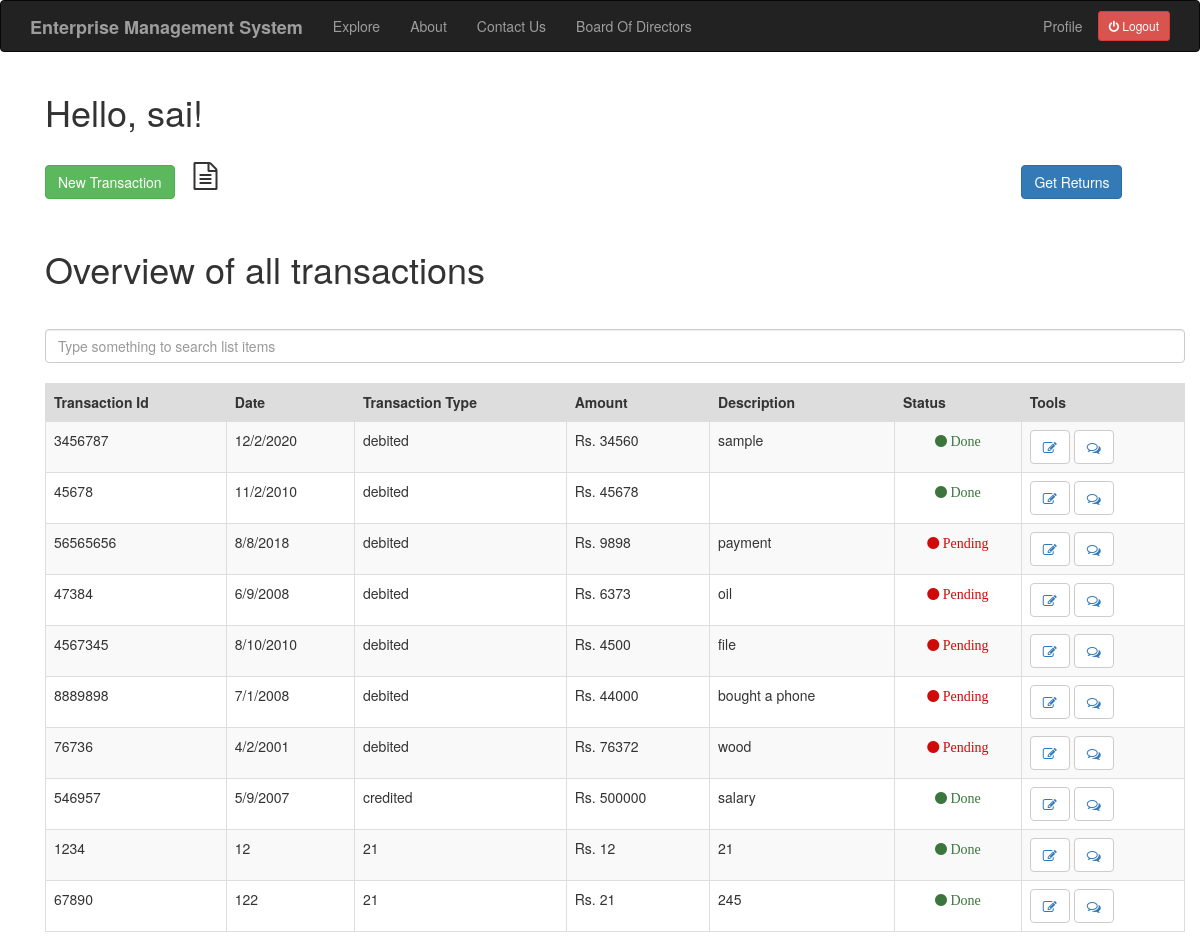
The page /index (signed in) on the database its author committed.
### app/models.py (models this page shows, shortened)
class User(UserMixin,db.Model):
    id = db.Column(db.Integer,primary_key=True)
    username = db.Column(db.String(64), index=True,unique=True)
    email = db.Column(db.String(120),index=True,unique=True)
    password_hash = db.Column(db.String(128))
    job = db.Column(db.String(64))
    company = db.Column(db.String(64))
    designation = db.Column(db.String(64))
    posts = db.relationship('Post',backref='author',lazy='dynamic')
    comment = db.relationship('Comment',backref='comment_by',lazy='dynamic')
    about_me = db.Column(db.String(140))
    facebook = db.Column(db.String(64))
    twitter = db.Column(db.String(64))
    linkedin = db.Column(db.String(64))
    last_seen = db.Column(db.DateTime, default=datetime.utcnow)

class Transaction(db.Model):
    id = db.Column(db.Integer,primary_key=True)
    tr_id = db.Column(db.Integer)
    date = db.Column(db.String(64))
    description = db.Column(db.String(140))
    tr_type = db.Column(db.String(64))
    amount = db.Column(db.Integer)
    valid = db.Column(db.Boolean, default=False)
    user_id = db.Column(db.Integer,db.ForeignKey('user.id'))
    comment = db.relationship('Comment',backref='comment_of',lazy='dynamic')
    document = db.relationship('Document',backref='document_of',lazy='dynamic')

### app/routes.py (the view)
@app.route('/index')
@login_required
def index():
    if current_user.job != 'Acc':
        transaction = Transaction.query.filter_by(user_id=current_user.id)
        return render_template("index.html", title='HomePage',transaction=transaction)
    else:
        return redirect(url_for('acc_index'))

### app/models.py (called while the page is built)
@login.user_loader
def load_user(id):
    return User.query.get(int(id))

### app/routes.py (called while the page is built)
@app.before_request
def before_request():
    if current_user.is_authenticated:
        current_user.last_seen = datetime.utcnow()
        db.session.commit()

### app/templates/index.html (shortened to what this page needs)
{% extends "base.html" %}
{% import 'bootstrap/wtf.html' as wtf %}
{% block app_content %}
<link rel="stylesheet" href="https://cdnjs.cloudflare.com/ajax/libs/font-awesome/4.7.0/css/font-awesome.min.css">
    <div class="container">
        <h1>Hello, {{ current_user.username }}!</h1>
        <br>
        <p> <a href="{{ url_for('add_transaction') }}" class="btn btn-success">New Transaction</a> <i class="fa fa-file-text-o fa-2x" aria-hidden="true" style="margin-left: 15px;"></i> <a href="{{ url_for('get_returns') }}" style="margin-left:800px;" class="btn btn-primary"> Get Returns </a> </p>
        <br>
        <h1>Overview of all transactions</h1>
        <br>
        <input class="form-control mb-4" id="tableSearch" type="text" placeholder="Type something to search list items">
        <br>
        <table class="table table-bordered table-striped" id="keywords">
            <thead>
                <tr style="background-color: #dddddd">
                    <th>Transaction Id</th>
                    <th>Date</th>
                    <th>Transaction Type</th>
                    <th>Amount</th>
                    <th>Description</th>
                    <th>Status</th>
                    <th>Tools</th>
                </tr>
            </thead>
            <tbody id="myTable">
            {% for po in transaction %}
                <tr>
                    <td>{{ po.tr_id }}</td>
                    <td>{{ po.date }}</td>
                    <td>{{ po.tr_type }}</td>
                    <td>Rs. {{ po.amount }}</td>
                    <td>{{ po.description }}</td>
                    <td>{% if po.valid == False %}
                      <p style="text-align: center;"><i class="fa fa-circle red" aria-hidden="true"> Pending</i></p>
                      {% else %}
                      <p style="text-align: center;"><i class="fa fa-circle green" aria-hidden="true"> Done</i></p>
                      {% endif %}
                    </td>
                    <td> <button type="button" class="btn btn-default"><a href="{{ url_for('edit_transaction', trans_id = po.id) }}"><i class="fa fa-pencil-square-o fa-1x" aria-hidden="true"></i></a></button>
                    <button type="button" class='btn btn-default'><a href="{{ url_for('add_comment', trans_id = po.id) }}"><i class="fa fa-comments-o fa-1x" aria-hidden="true"></i></a></button> </td>
                </tr>
            {% endfor %}
            </tbody>
        </table>
    </div>
{% endblock %}

### app/templates/index.html (style rules this page uses)
.red { color: #d00909; }
.green { color: #3c763d; }

### rows shown on the page
User: username "sai"
Transaction: tr_id "3456787", date "12/2/2020", tr_type "debited", amount "34560", description "sample", valid "Done"
Transaction: tr_id "45678", date "11/2/2010", tr_type "debited", amount "45678", shows "Done"
Transaction: tr_id "56565656", date "8/8/2018", tr_type "debited", amount "9898", description "payment", valid "Pending"
Transaction: tr_id "47384", date "6/9/2008", tr_type "debited", amount "6373", description "oil", valid "Pending"
Transaction: tr_id "4567345", date "8/10/2010", tr_type "debited", amount "4500", description "file", valid "Pending"
Transaction: tr_id "8889898", date "7/1/2008", tr_type "debited", amount "44000", description "bought a phone", valid "Pending"
Transaction: tr_id "76736", date "4/2/2001", tr_type "debited", amount "76372", description "wood", valid "Pending"
Transaction: tr_id "546957", date "5/9/2007", tr_type "credited", amount "500000", description "salary", valid "Done"
Transaction: tr_id "1234", date "12", tr_type "21", amount "12", description "21", valid "Done"
Transaction: tr_id "67890", date "122", tr_type "21", amount "21", description "245", valid "Done"
